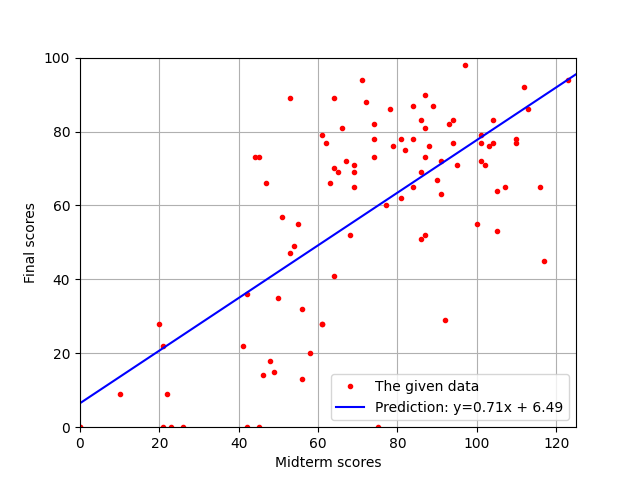

Generate this figure with Python:
import numpy as np
import matplotlib.pyplot as plt

if __name__ == '__main__':
    midterm_range = np.array([0, 125])
    final_range = np.array([0, 100])

    # Load score data
    class_kr = np.loadtxt('data/class_score_kr.csv', delimiter=',')
    class_en = np.loadtxt('data/class_score_en.csv', delimiter=',')
    data = np.vstack((class_kr, class_en))

    # Create matrix A (midterm) and vector b (final)
    A = np.vstack((data[:, 0], np.ones(data.shape[0]))).T
    b = data[:, 1]

    # Estimate a line, final = slope * midterm + y_intercept
    line = np.linalg.pinv(A) @ b  # With [slope, y_intercept] from 'data'

    # Predict scores
    final = lambda midterm: line[0] * midterm + line[1]
    while True:
        try:
            given = input('Q) Please input your midterm score (Enter or -1: exit)? ')
            if given == '' or float(given) < 0:
                break
            print(f'A) Your final score is expected to {final(float(given)):.3f}.')
        except Exception as ex:
            print(f'Cannot answer the question. (message: {ex})')
            break

    # Plot scores and the estimated line
    plt.figure()
    plt.plot(data[:, 0], data[:, 1], 'r.', label='The given data')
    plt.plot(midterm_range, final(midterm_range), 'b-', label=f'Prediction: y={line[0]:.2f}x + {line[1]:.2f}')
    plt.xlabel('Midterm scores')
    plt.ylabel('Final scores')
    plt.xlim(midterm_range)
    plt.ylim(final_range)
    plt.grid()
    plt.legend()
    plt.show()
